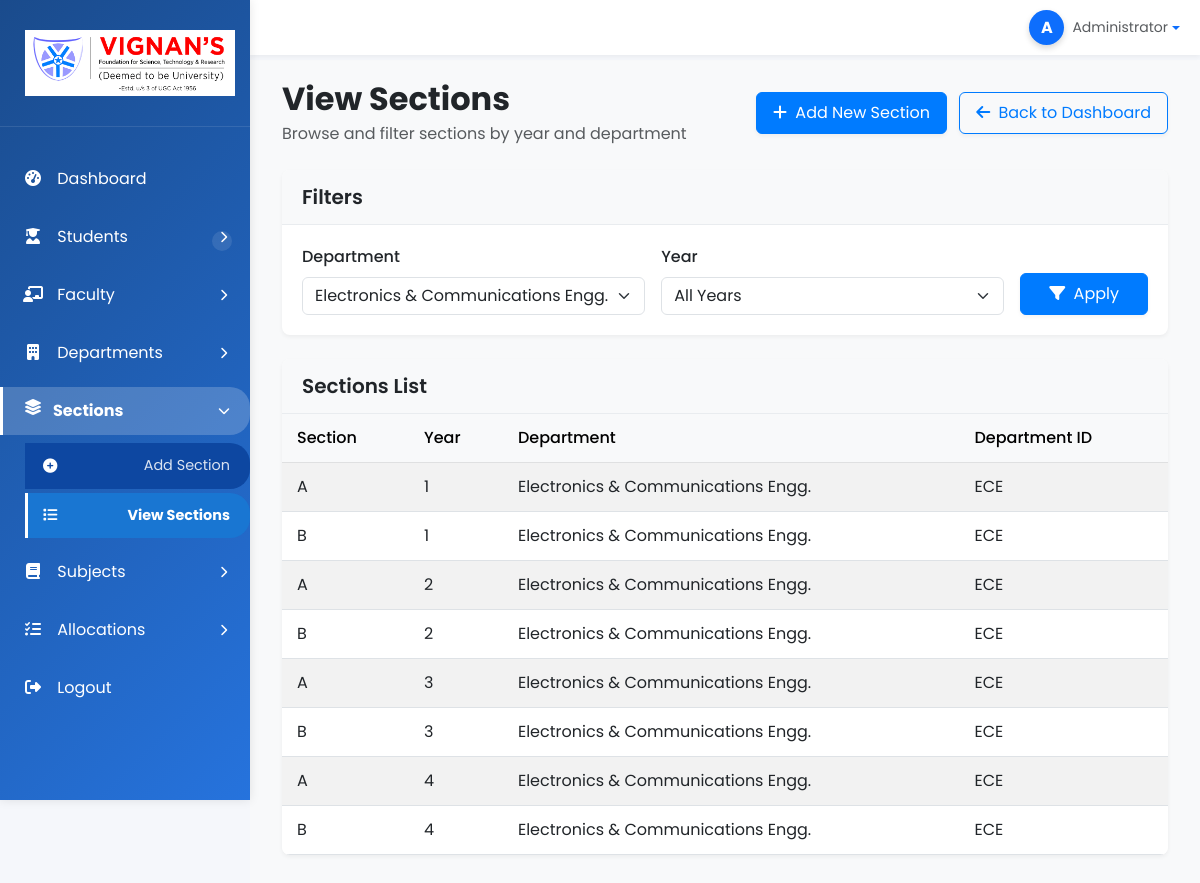
The page /admin/section/view_sections.php?dept=ECE (signed in) on the database its author committed.
### tables this page shows
CREATE TABLE `sections` (
  `section_name` char(1) NOT NULL CHECK (`section_name` in ('A','B','C','D','E','F')),
  `year` int(11) NOT NULL CHECK (`year` between 1 and 4),
  `dept_id` varchar(10) NOT NULL
);

CREATE TABLE `departments` (
  `dept_id` varchar(10) NOT NULL,
  `dept_name` varchar(100) NOT NULL
);

### admin/section/view_sections.php (the view, shortened to what this page needs)
<?php
include '../includes/header.php';
include '../includes/sidebar.php';
$dept_filter = isset($_GET['dept']) ? $_GET['dept'] : '';
$query = "
    SELECT s.section_name, s.year, s.dept_id, d.dept_name
    FROM sections s
    JOIN departments d ON s.dept_id = d.dept_id
    WHERE 1=1
";
if ($dept_filter) {
    $query .= " AND s.dept_id = '" . mysqli_real_escape_string($conn, $dept_filter) . "'";
}
$query .= " ORDER BY s.year, s.section_name, d.dept_name";
$result = mysqli_query($conn, $query);
$dept_query = "SELECT dept_id, dept_name FROM departments ORDER BY dept_name";
$dept_result = mysqli_query($conn, $dept_query);
?>
<div class="main-content">
    <div class="container-fluid">
        <div class="row align-items-center mb-4">
            <div class="col-md-6">
                <h2 class="mb-1 fw-bold">View Sections</h2>
                <p class="text-muted mb-0">Browse and filter sections by year and department</p>
            </div>
            <div class="col-md-6 text-md-end">
                <a href="add_section.php" class="btn btn-primary me-2 shadow-sm">
                    <i class="fas fa-plus me-1"></i> Add New Section
                </a>
                <a href="../dashboard/index.php" class="btn btn-outline-primary shadow-sm">
                    <i class="fas fa-arrow-left me-1"></i> Back to Dashboard
                </a>
            </div>
        </div>
        <div class="card shadow-sm mb-4">
            <div class="card-header bg-light">
                <h5 class="mb-0 fw-semibold">Filters</h5>
            </div>
            <div class="card-body">
                <form method="GET" class="row g-3 align-items-end">
                    <div class="col-md-5">
                        <label for="dept" class="form-label fw-medium">Department</label>
                        <select name="dept" id="dept" class="form-select">
                            <?php while ($dept = mysqli_fetch_assoc($dept_result)): ?>
                                <option value="<?php echo htmlspecialchars($dept['dept_id']); ?>"
                                    <?php echo $dept_filter === $dept['dept_id'] ? 'selected' : ''; ?>>
                                    <?php echo htmlspecialchars($dept['dept_name']); ?>
                                </option>
                            <?php endwhile; ?>
                        </select>
                    </div>
                    <div class="col-md-5">
                        <label for="year" class="form-label fw-medium">Year</label>
                        <select name="year" id="year" class="form-select">
                            <option value="">All Years</option>
                        </select>
                    </div>
                    <div class="col-md-2">
                        <button type="submit" class="btn btn-primary w-100 shadow-sm">
                            <i class="fas fa-filter me-1"></i> Apply
                        </button>
                    </div>
                </form>
            </div>
        </div>
        <div class="card shadow-sm">
            <div class="card-header bg-light">
                <h5 class="mb-0 fw-semibold">Sections List</h5>
            </div>
            <div class="card-body p-0">
                <?php if (mysqli_num_rows($result) > 0): ?>
                    <div class="table-responsive">
                        <table class="table table-hover table-striped mb-0">
                            <thead class="table-light">
                                <tr>
                                    <th scope="col" class="fw-medium">Section</th>
                                    <th scope="col" class="fw-medium">Year</th>
                                    <th scope="col" class="fw-medium">Department</th>
                                    <th scope="col" class="fw-medium">Department ID</th>
                                </tr>
                            </thead>
                            <tbody>
                                <?php while ($row = mysqli_fetch_assoc($result)): ?>
                                    <tr>
                                        <td><?php echo htmlspecialchars($row['section_name']); ?></td>
                                        <td><?php echo htmlspecialchars($row['year']); ?></td>
                                        <td><?php echo htmlspecialchars($row['dept_name']); ?></td>
                                        <td><?php echo htmlspecialchars($row['dept_id']); ?></td>
                                    </tr>
                                <?php endwhile; ?>
                            </tbody>
                        </table>
                    </div>
                <?php else: ?>
                    <div class="alert alert-info m-3 shadow-sm" role="alert">
                        No sections found matching the selected filters.
                    </div>
                <?php endif; ?>
            </div>
        </div>
    </div>
</div>
<?php
include '../includes/footer.php';
?>

### admin/includes/header.php (style rules this page uses)
:root { --primary: #4361ee; --secondary: #3f37c9; --success: #4bb543; --info: #4895ef; --warning: #f9c74f; --danger: #e63946; --light: #f8f9fa; --dark: #212529; --gray-dark: #343a40; --gray: #6c757d; --gray-light: #f1f3f5; }
body { font-family: 'Poppins', sans-serif; background-color: #f5f7fb; margin: 0; padding: 0; overflow-x: hidden; }
.main-content { padding: 30px; flex-grow: 1; }
.card { border: none; border-radius: 10px; box-shadow: 0 3px 10px rgba(0,0,0,0.05); transition: transform 0.3s, box-shadow 0.3s; overflow: hidden; margin-bottom: 20px; }
.card-header { border-bottom: 1px solid rgba(0,0,0,0.05); background-color: white; padding: 15px 20px; font-weight: 600; }
.card-body { padding: 20px; }
.btn-primary { background-color: var(--primary); border-color: var(--primary); }

### admin/section/view_sections.php (style rules this page uses)
.main-content { padding: 20px; background-color: #f8f9fa; min-height: 100vh; }
.card { border: none; border-radius: 8px; overflow: hidden; }
.card-header { border-bottom: 1px solid #e9ecef; padding: 15px 20px; }
.table th, .table td { vertical-align: middle; padding: 12px 15px; }
.btn { padding: 8px 16px; border-radius: 6px; transition: all 0.3s ease; }
.btn-primary { background-color: #007bff; border-color: #007bff; }
.btn-outline-primary { border-color: #007bff; color: #007bff; }
.shadow-sm { box-shadow: 0 2px 4px rgba(0,0,0,0.05) !important; }

### rows shown on the page
sections: section_name "A", year "1", dept.dept_name "Electronics & Communications Engg.", dept "ECE"
sections: section_name "B", year "1", dept.dept_name "Electronics & Communications Engg.", dept "ECE"
sections: section_name "A", year "2", dept.dept_name "Electronics & Communications Engg.", dept "ECE"
sections: section_name "B", year "2", dept.dept_name "Electronics & Communications Engg.", dept "ECE"
sections: section_name "A", year "3", dept.dept_name "Electronics & Communications Engg.", dept "ECE"
sections: section_name "B", year "3", dept.dept_name "Electronics & Communications Engg.", dept "ECE"
sections: section_name "A", year "4", dept.dept_name "Electronics & Communications Engg.", dept "ECE"
sections: section_name "B", year "4", dept.dept_name "Electronics & Communications Engg.", dept "ECE"

### other values the page prints
form field dept "Electronics & Communications Engg."
